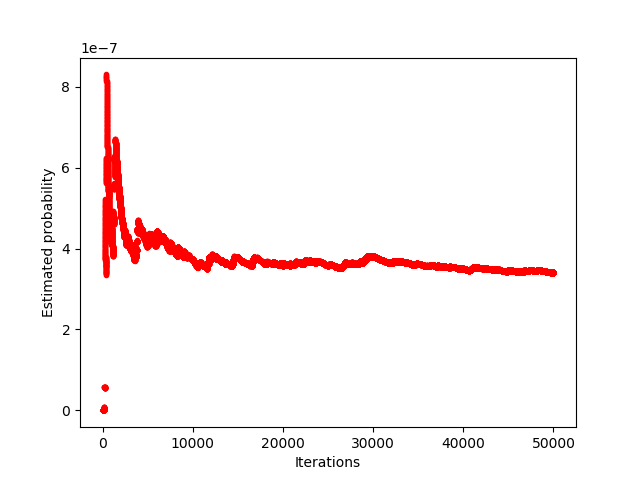

Python code for this plot:
import numpy as np 
import matplotlib.pyplot as plt
import scipy.stats
from random import  uniform

p = scipy.stats.norm(0,1)

n = 50000
int_val = [0]*n
mean_val = [0]*n

for iter in range(n):
    x = uniform(4, 100)
    w = 1/np.sqrt(2*np.pi)*np.exp(-0.5*x**2+x-4)
    q = np.exp(4-x)
    int_val[iter] = q*w
    mean_val[iter] = sum(int_val)/(iter+1)
    

plt.plot(np.linspace(1,n,n),mean_val,'r.')
plt.xlabel('Iterations')
plt.ylabel('Estimated probability')
plt.savefig('ImportanceSampling_3.png')

print (f'The estimated probability of Z>4 = {np.mean(int_val):0.3e}')
print (f'The standard error of the estimate = {np.std(int_val):0.3e}')
